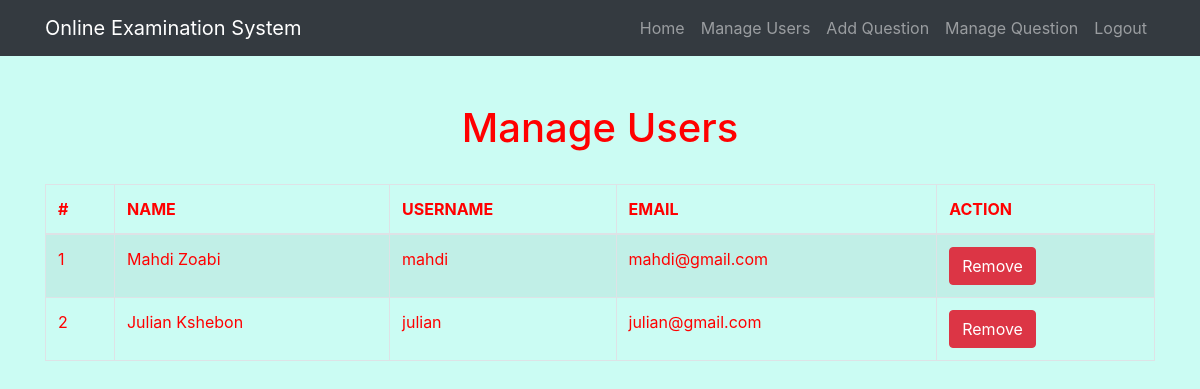
The app's page /admin/users.php (signed in) with its own data.
### tables this page shows
CREATE TABLE `tbl_user` (
  `userId` int(11) NOT NULL,
  `name` varchar(50) NOT NULL,
  `userName` varchar(32) NOT NULL,
  `password` varchar(100) NOT NULL,
  `email` varchar(32) NOT NULL,
  `status` int(11) NOT NULL DEFAULT 0
);

### lib/Database.php (called while the page is built, shortened)
<?php
class Database
{
	public $host   = DB_HOST;
	public $user   = DB_USER;
	public $pass   = DB_PASS;
	public $dbname = DB_NAME;
	public $link;
	private function connectDB()
	{
		$this->link = new mysqli($this->host, $this->user, $this->pass, $this->dbname);
	}
	public function select($query)
	{
		$result = $this->link->query($query) or die($this->link->error . __LINE__);
		if ($result->num_rows > 0) {
			return $result;
		} else {
			return false;
		}
	}
}

### classes/User.php (called while the page is built, shortened)
<?php
$filepath = realpath(dirname(__FILE__));
include_once($filepath . '/../lib/Database.php');
class User
{
   private $db;
   public function __construct()
   {
      $this->db = new Database();
   }
   public function getUserData()
   {
      $query  = "SELECT * FROM tbl_user ORDER BY userId DESC";
      $result = $this->db->select($query);
      return $result;
   }
}

### admin/users.php (the view, shortened to what this page needs)
<?php
$filepath = realpath(dirname(__FILE__));
include_once($filepath . '/inc/header.php');
include_once($filepath . '/../classes/User.php');
$user = new User();
?>
<div class="container">
    <div class="row">
        <div class="col-lg-12 text-center">
            <h1 class="mt-5">Manage Users</h1>
            <br />
        </div>
        <div class="col-lg-12">
            <table class="table table-striped table-bordered table-hover">
                <thead>
                    <tr>
                        <th>#</th>
                        <th>NAME</th>
                        <th>USERNAME</th>
                        <th>EMAIL</th>
                        <th>ACTION</th>
                    </tr>
                </thead>
                <tbody>
                    <?php
                    $userData = $user->getUserData();
                    if ($userData) {
                        $i = 0;
                        while ($result = $userData->fetch_assoc()) {
                            $i++;
                    ?>
                            <tr>
                                <td><?php
                                    if ($result['status'] == '1') {
                                        echo "<span class='error'>" . $i . "</span>";
                                    } else {
                                        echo $i;
                                    }
                                    ?></td>
                                <td><?php echo $result['name']; ?></td>
                                <td><?php echo $result['userName']; ?></td>
                                <td><?php echo $result['email']; ?></td>
                                <td>
                                    <a class="btn btn-danger" onclick="return confirm('Are you sure to Delete?')" href="?del=<?php echo $result['userId']; ?>">Remove</a>
                                </td>
                            </tr>
                    <?php }
                    } ?>
            </table>
        </div>
    </div>
</div>

### records on screen
tbl_user: name "Mahdi Zoabi", userName "mahdi", email "mahdi@gmail.com"
tbl_user: name "Julian Kshebon", userName "julian", email "julian@gmail.com"
